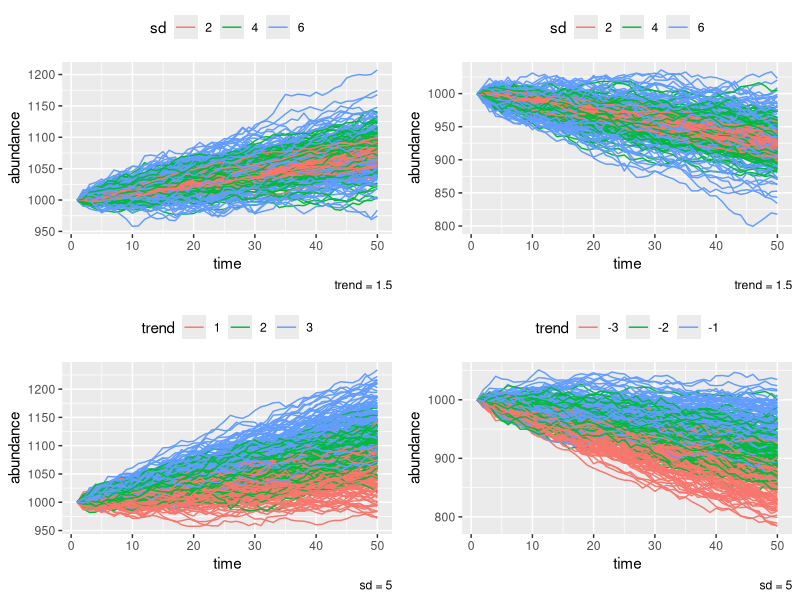

Write R code to recreate this figure. (Note: a time limit stopped this script after it produced the figure.)
## ---- chunk 1
knitr::opts_chunk$set(echo = FALSE)
library(tidyverse)
my_theme <- function(...) theme_minimal(base_size = 15) 

# Created by Easton White
# Created on 17-Jan-2017
# Last edited on 18-Jan-2017

# this is a function to create a list of all possible sub samples of a time series. For example, a time series of length ten could have 9 possible 2 year continuous subsamples, 8 possible, 3 year continuous subsamples, and so forth until 1 possible 10 year subsample
create_subsamples = function(pop){
  subsamples=list()
  for (n in 1:(length(pop)-1)){
    subsamples[[n]] = ldply(1:length(pop), function(x){pop[x:(x+n)]})
  }
  return(subsamples)
}  
## ---- chunk 2
# linear population trend model w/ normal process error
sim_lin_proc <- function (x0, t, trend, sd) {
  # allow for constant trend or vector of varying trends (automatically recycles vector if lenght(trend) < t)
  trend_val = rep(trend, length = t)
  sd_val = rep(sd, length = t)
  
  pop <- vector("numeric", length = t)
  pop[1] <- x0
  for (i in 1:(length(pop) - 1)) {
    pop[i + 1] <- rnorm(1, pop[i] + trend_val[i], sd_val[i])
  }
  return(tibble(time = 1:t, pop = pop, trend = trend_val, sd = sd_val))
}

obs_model <- function (x, sd) {
  # normal and unbiased observation noise
  obs <- x + rnorm(n = length(x), mean = 0, sd = sd)
  return(obs)
}

multi_sim <- function(nsim, x0, t, trend, sd) {
  simulations <- lapply(1:nsim, function(x) sim_lin_proc(x0, t, trend, sd))
 return(bind_rows(simulations, .id = "simulation") %>% mutate(simulation = as.numeric(simulation)))
}

## ---- chunk 3
# simulate model
set.seed(123)
sim_df <- multi_sim(1, 10^3, 100, 1.5, 5)
# sim_list <- lapply(1:100, function(x) sim_pop(10^3, 100, 1.5, 5))
# sim_df <- bind_rows(sim_list, .id = "simulation")
## ---- chunk 4
get_pval <- function(model) {
  return(summary(model)$coefficients[2,4])
}
get_slope <- function(model) {
  return(model$coefficients[2])
}

calc_lm <- function (data, nsim) {
  # pre-allocate a list to store dfs
  lm_list <- vector("list", length = nsim)
  
  # fit lm and extract slope estimates and p-values
  for (i in seq_along(lm_list)) {
    # create empty cols for pval and trend estimate
    data$pval <- NA_real_
    data$trend_est <- NA_real_
    
    # grab current time series
    current_ts <- data %>% filter(simulation == i)
    
    # fit lm to all subsets t \in {{1,2}, {1,2,3}, {1,2,3,4} ...} in current_ts and extract slope est and pval
    for (j in 2:nrow(current_ts)) {
      lm_fit <- lm(pop ~ time, data = current_ts[1:j,])
      current_ts[j, "trend_est"] <- get_slope(lm_fit)
      current_ts[j, "pval"] <- get_pval(lm_fit)
    }
    # save calculated values
    lm_list[[i]] <- current_ts
    
  }
  
  return(bind_rows(lm_list))
}

get_conclusion <- function(data, sig_level) {
  data %>% 
    mutate(significant = ifelse(pval <= sig_level, TRUE, FALSE),
         correct_sign = ifelse(sign(trend_est) == sign(trend), TRUE, FALSE),
         correct_inference = ifelse(significant == TRUE & correct_sign == TRUE, TRUE, FALSE),
         type_error = case_when(correct_sign == FALSE & significant == FALSE ~ "insignificant_false",
                                correct_sign == FALSE & significant == TRUE ~ "significant_false",
                                correct_sign == TRUE & significant == FALSE ~ "insignificant_true",
                                correct_sign == TRUE & significant == TRUE ~ "significant_true")) %>%
    return()
}

suff_power <- function(x) x >= 80

get_power <- function(data, power_level = 0.8, nsim) {
  data %>%
    group_by(time) %>%
    count(type_error) %>%
    filter(type_error == "significant_true") %>%
    ungroup() %>%
    mutate(time_power = ifelse(n >= nsim * power_level, time, NA),
           mintime = min(time_power, na.rm = TRUE)) %>%
    select(-time_power) %>%
    return()
}
## ---- chunk 5
# one sided sprt calculation
objfn <- function(trend, x1, x0, sd) {
  # likelihood( x1 | x0, r, dispersion )
  dnorm(x = x1, mean = x0 + trend, sd = sd)
}


#  find restricted MLE under h_0 or h_1
likelihood <- function (x_prev, x_now, sd, interval = c(), guess = 1.5) {
  opt <- optim(par = guess, fn = objfn, control = list(fnscale = -1), 
      method = "Brent", lower = interval[1], upper = interval[2],
      x0 = x_prev, x1 = x_now, sd = sd)
  return(opt$value)
}

# sequential test functions
calc_sr <- function(data, accept_reg = c(0,0), reject_reg = c(0, 5)) {
  
  # initialize empty columns for likelihood calculations
  data$lik0 <- NA_real_
  data$lik1 <- NA_real_
  
  # parameter space
  theta0 <- accept_reg
  theta1 <- reject_reg
  
  # use midpoint of interval as init guess for optim (Brent's method)
  guess0 <- accept_reg[1] + (accept_reg[2] - accept_reg[1]) / 2 
  guess1 <- reject_reg[1] + (reject_reg[2] - reject_reg[1]) / 2 
  
  sim_number <- 1
  for (i in 2:nrow(data)) {
    
    if (data[i, "simulation"] == sim_number + 1) {
      # skip calculation of likelihood for the first observation in each simluation
      sim_number <- sim_number + 1
      next
    }
    
    # observed states and known pars
    x0 <- unlist(data[i-1, "pop"])
    x1 <- unlist(data[i, "pop"])
    sd <- unlist(data[i, "sd"])
    
    # likelihood calculation
    data[i,"lik0"] <- dnorm(x = x1, mean = x0, sd = sd) # H0: x_t+1 ~ N(x_t, sd)
    data[i,"lik1"] <- likelihood(x_prev = x0, x_now = x1, sd = sd,  # p(x_now | x_prev, disp, theta \in Theta_1)
                                   interval = theta1, guess = guess1)
  }
  
  return(data)
}
## ---- chunk 6
# calculate time required to detect trend
sprt_df <- calc_sr(sim_df)

sprt_df <- 
  sprt_df %>%  
  group_by(simulation) %>%
  mutate(sr = log(lik1/lik0) ,
         sr = ifelse(is.na(sr), 0, sr),
         sprt = cumsum(sr),
         a = log( (1 - 0.2)/ 0.05),
         b = log(0.2/(1 - 0.05)),
         decision = case_when(sprt <= a & sprt >= b ~"?",
                              sprt > a ~ "H1",
                              sprt < b ~ "H0"))

is_h1 <- function(x) x == "H1"

delay_df <- 
  sprt_df %>% ungroup() %>%
  group_by(simulation) %>%
  summarize(delay = unique(detect_index(decision, is_h1))) %>%
  mutate(mean_delay = mean(delay),
         median_delay = median(delay),
         p20_delay = quantile(delay, probs = 0.2),
         p80_delay = quantile(delay, probs = 0.8),
         p90_delay = quantile(delay, probs = 0.9))
## ---- chunk 7
# sensitivity analysis following Fig. 1 c-d in White 2019
set.seed(123)
trend_var <- seq(1, 3, by = 0.2)
sd_var <- seq(1, 6, by = 0.5)
trend_cst <- rep(1.5, length = length(sd_var))
sd_cst <- rep(5, length = length(trend_var))

trends <- c(c(trend_var, trend_cst),-c(trend_var, trend_cst))
sds    <- c(c(sd_cst, sd_var), c(sd_cst, sd_var))

n_sims <- 100
n_steps <- 50
sensitivity_list <- lapply(seq_along(trends), 
                           function(x) multi_sim(n_sims, 10^3, n_steps, trends[x], sds[x]))
sens_df <- bind_rows(sensitivity_list)
## ---- chunk 8
# sens_df %>%
#   ggplot() +
#   geom_line(aes(x = time, y = pop, group = simulation)) +
#   facet_wrap(~interaction(sd, trend) )

sens_p1 <- sens_df %>% 
  filter(trend == unique(trend_cst)) %>%
  filter(sd %in% c(2, 4, 6)) %>%
  ggplot() +
  geom_line(aes(x = time, y = pop, group = interaction(sd,simulation), col = as.factor(sd))) +
  #facet_wrap(~sd, ncol = 3) +
  labs(#title = "Simulated linear population declines",
       caption = "trend = 1.5",
       y = "abundance",
       col = "sd") +
  theme(legend.position = "top")

sens_p3 <- sens_df %>% 
  filter(sd == unique(sd_cst)) %>%
  filter(trend %in% c(1,2,3)) %>%
  ggplot() +
  geom_line(aes(x = time, y = pop, group = interaction(trend,simulation), col = as.factor(trend))) +
  # geom_line(aes(x = time, y = pop, group = simulation)) +
  # facet_wrap(~trend, ncol = 2) +
  labs(#title = "Simulated linear population declines",
       caption = "sd = 5",
       y = "abundance",
       col = "trend") +
  theme(legend.position = "top")

sens_p2 <- sens_df %>% 
  filter(trend == unique(-trend_cst)) %>%
  filter(sd %in% c(2, 4, 6)) %>%
  ggplot() +
  geom_line(aes(x = time, y = pop, group = interaction(sd,simulation), col = as.factor(sd))) +
  #facet_wrap(~sd, ncol = 3) +
  labs(#title = "Simulated linear population declines",
       caption = "trend = 1.5",
       y = "abundance",
       col = "sd") +
  theme(legend.position = "top")

sens_p4 <- sens_df %>% 
  filter(sd == unique(sd_cst)) %>%
  filter(trend %in% -c(1,2,3)) %>%
  ggplot() +
  geom_line(aes(x = time, y = pop, group = interaction(trend,simulation), col = as.factor(trend))) +
  # geom_line(aes(x = time, y = pop, group = simulation)) +
  # facet_wrap(~trend, ncol = 2) +
  labs(#title = "Simulated linear population declines",
       caption = "sd = 5",
       y = "abundance",
       col = "trend") +
  theme(legend.position = "top")

gridExtra::grid.arrange(sens_p1, sens_p2, sens_p3, sens_p4, ncol = 2)
  
## ---- chunk 9
# sprt calculations
sens_sprt <- full_join(sens_df %>% filter(trend > 0) %>% group_by(sd, trend) %>% calc_sr(), # increasing pop
                       sens_df %>% filter(trend < 0) %>% group_by(sd, trend) %>% calc_sr(reject_reg = c(-5,0))) # decreasing pop

# alpha = 0.05, beta = 0.2 (following White 2019)
sens_sprt <- 
  sens_sprt %>%  
  group_by(simulation, trend, sd) %>%
  mutate(sr = log(lik1/lik0) ,
         sr = ifelse(is.na(sr), 0, sr),
         sprt = cumsum(sr),
         a = log( (1 - 0.2)/ 0.05),
         b = log(0.2/(1 - 0.05)),
         decision = case_when(sprt <= a & sprt >= b ~"?",
                              sprt > a ~ "H1",
                              sprt < b ~ "H0"))
## ---- chunk 10
sens_delay <- 
  sens_sprt %>% ungroup() %>%
  group_by(simulation, trend, sd) %>%
  summarize(delay = unique(detect_index(decision, is_h1))) %>%
  ungroup() %>% group_by(trend, sd) %>%
  mutate(mean_delay = mean(delay),
         median_delay = median(delay),
         p20_delay = quantile(delay, probs = 0.2),
         p80_delay = quantile(delay, probs = 0.8),
         p90_delay = quantile(delay, probs = 0.9),
         max_delay = max(delay))
## ---- chunk 11
calc_sens_lm <- function (data, sds, trends) {
  nsim <- data %>% pull(simulation) %>% as.numeric() %>% max()
  tfinal <- data %>% pull(time) %>% max() 
  # sd_vals <- data %>% pull(sd) %>% unique()
  # trend_vals <- data %>% pull(trend) %>% unique()
  
  full_list <- vector("list", length = length(sds)) # each entry is a unique parameter combination
  temp_list <- vector("list", length = nsim)       # each entry is a simulation number for a particular parameter combination
  
  data$trend_est <- NA_real_; data$pval <- NA_real_
  for ( i in 1:length(sds)) { # for each parameter combination
    sd_now <- sds[i]
    trend_now <- trends[i]
    
    for (j in seq_along(temp_list)) { # for each simulatin of a parameter combination
      current_ts <- data %>% filter(simulation == j,
                                    near(sd, sd_now), 
                                    near(trend, trend_now))
      #print(current_ts)
      #current_ts$trend_est <- NA
      #current_ts$pval <- NA
      
      for (k in 2:tfinal) { # for each subset {{1,2}, {1,2,3}, {1,2,3,4,}, ...}
        current_data <- current_ts[1:k,]
        #if(sum(is.na(current_data$pop)) > 0 |  sum(is.na(current_data$time)) > 0) print(c(sds[i],trends[i]))
        current_lm <- lm(pop ~ time, data = current_ts[1:k,]) 
        #return(current_ts[k, "trend_est"])
        #if(is.na(get_slope(current_lm))) print(c(i,j,k))
        current_ts[k, "trend_est"] <- get_slope(current_lm) %>% unname()
        current_ts[k, "pval"] <- get_pval(current_lm) %>% unname()
      }
      #print(c(sd_now,trend_now))
      temp_list[[j]] <- current_ts # save result for a particular simulation
    }
    full_list[[i]] <- bind_rows(temp_list) # save result for a particular parameter combination
  }
  return(bind_rows(full_list))
}

#sens_df %>% calc_sens_lm(sds = sds, trends = trends)
#sens_df %>% filter(is.na(time))

# sens_df %>% filter(near(simulation,1), near(sd, 1), near(trend,1))
# sens_df %>% pull(sd) %>% unique() %>% str()
# sds
## ---- chunk 12
sens_lm <- 
  sens_df %>% #filter(time %in% 1:50) %>%
  #filter(simulation %in% 1:10) %>%
  #group_by(trend, sd) %>%
  calc_sens_lm(sds = sds, trends = trends) %>%
  group_by(trend, sd) %>%
  get_conclusion(sig_level = 0.05) %>%
    group_by(time, trend, sd) %>% 
  mutate(correct = sum(correct_inference, na.rm = TRUE), 
         power = correct/max(simulation)) %>%
  mutate(sufficient_power = ifelse(power >= 0.8, time, NA)) %>%
  group_by(trend, sd) %>%
  mutate(mintime = min(sufficient_power, na.rm = TRUE))
# 
# sens_conclusion <- 
#   sens_lm %>% 
#   group_by(trend, sd) %>%
#   get_conclusion(sig_level = 0.05)
# 
# 
# sens_power <-
#   sens_conclusion %>% 
#   group_by(time, trend, sd) %>% 
#   mutate(correct = sum(correct_inference, na.rm = TRUE), 
#          power = correct/10) %>%
#   mutate(sufficient_power = ifelse(correct >= 8, time, NA)) %>%
#   group_by(trend, sd) %>%
#   mutate(mintime = min(sufficient_power, na.rm = TRUE))


## ---- chunk 13
# sens_lm %>%
#   filter(sd == 5) %>%
  ggplot() +
  geom_line(data = filter(sens_lm, sd ==5), aes(x = trend, y = mintime), col = "red") +
  geom_line(data = filter(sens_delay, sd ==5), aes(x = trend, y =mean_delay)) +
   lims(y = c(0, 50)) +
  labs(title = "c. Effect of trend strength on detection time",
       x = "Trend strength (slope coefficient)", y = "Time to detection") +
  my_theme()

# sens_lm %>%
#   filter(trend == 1.5) %>%
  ggplot() +
  geom_line(data = filter(sens_lm, trend ==unique(trend_cst) ), aes(x = sd, y = mintime), col = "red") +
  geom_line(data = filter(sens_delay, trend ==unique(trend_cst)), aes(x = sd, y = mean_delay)) +
  lims(y = c(0, 50)) +
  labs(title = "d. Effect of population variability on detection time",
       x = "Population variability (sd)", y = "Time to detection") +
  my_theme()
## ---- chunk 14
# plot example simulations
sim_df %>% ggplot() + 
  geom_line(aes(x = time, y = pop, group = simulation), alpha = 0.5) + 
  labs(title = "a. Simulated examples of linear population trend",
       y = "Population size",
       x = "Time") +
  my_theme()

# plot distribution of time that trend was detected
ggplot(delay_df) + 
  geom_bar(aes(x = delay)) +
  labs(title = "b. Distribution of trend detection times",
       y = "Frequency",
       x = "Time") +
  geom_vline(aes(xintercept = mean_delay), size = 1.5) +
  geom_vline(aes(xintercept = p80_delay), linetype = "dashed", size = 1.5) +
  geom_vline(aes(xintercept = p90_delay), linetype = "dotdash", size = 1.5) +
  my_theme()
  
## ---- chunk 15
line_width  <- 1.5

sens_delay <-
  sens_delay %>%
  mutate(trend_sign = sign(trend),
         trend_sign = ifelse(trend_sign < 0, "decrease", "increase"),
         trend = abs(trend))

sens_lm <- sens_lm %>%
  mutate(trend_sign = sign(trend),
         trend_sign = ifelse(trend_sign < 0, "decrease", "increase"),
         trend = abs(trend))

sens_plot <- inner_join(sens_delay, sens_lm)

sens_plot %>%
  pivot_longer(cols = contains("_delay"),
               values_to = "values",
               names_to = "measures") %>%
  mutate(measures = case_when(measures == "max_delay" ~ "maximum",
                              measures == "mean_delay" ~ "mean",
                              measures == "p90_delay" ~ "90th %",
                              TRUE ~ measures)) %>%
  filter(measures %in% c("mean")) %>%
  filter(sd == unique(sd_cst)) %>%
  ggplot( aes(col = trend_sign)) +
  geom_line(aes(x = trend, y = values), size = line_width) +
  # geom_line(aes(x = trend, y = mean_delay), linetype = "solid", size = line_width) +
  # geom_line(aes(x = trend, y = p80_delay), linetype = "dashed", size = line_width) +
  # geom_line(aes(x = trend, y = p90_delay), linetype = "dotdash", size = line_width) +
  # geom_line(aes(x = trend, y = max_delay), linetype = "dotted", size = line_width) +
  geom_line(aes(x = trend, y = mintime), linetype = "dashed", size = line_width) +
  lims(y = c(0, 50)) +
  labs(title = "Effect of trend strength on detection time",
       subtitle = "Solid = sequential; Dashed = fixed",
       x = "|Trend strength| (magnitude of slope)", y = "Time to detection") +
  my_theme()
  

sens_plot %>%
    pivot_longer(cols = contains("_delay"),
               values_to = "values",
               names_to = "measures") %>%
  mutate(measures = case_when(measures == "max_delay" ~ "maximum",
                              measures == "mean_delay" ~ "mean",
                              measures == "p90_delay" ~ "90th %",
                              TRUE ~ measures)) %>%
  filter(measures %in% c("mean")) %>%
  filter(trend == unique(trend_cst)) %>%
  ggplot( aes(col = trend_sign)) +
  geom_line(aes(x = sd, y = values), size = line_width) +
  # geom_line(aes(x = sd, y = mean_delay), linetype = "solid", size = line_width) +
  # geom_line(aes(x = sd, y = p80_delay), linetype = "dashed", size = line_width) +
  # geom_line(aes(x = sd, y = p90_delay), linetype = "dotdash", size = line_width) +
  # geom_line(aes(x = sd, y = max_delay), linetype = "dotted", size = line_width) +
  geom_line(aes(x = sd, y = mintime), linetype = "dashed", size = line_width) +
  lims(y = c(0, 50)) +
  labs(title = "Effect of population variability on detection time",
       subtitle = "Solid = sequential; Dashed = fixed",
       x = "Population variability (sd)", y = "Time to detection") +
  my_theme()

## ---- chunk 16
knitr::knit_exit()
